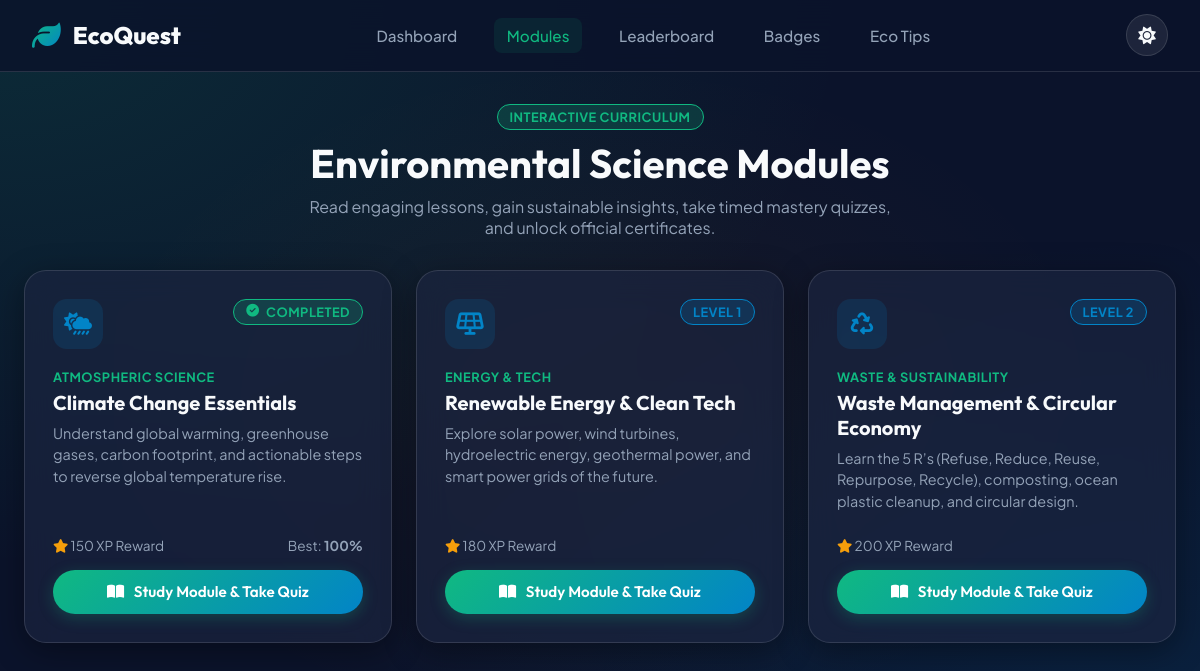
The page /modules (signed in) on the database its author committed.
### tables this page shows
CREATE TABLE modules (
    id INTEGER PRIMARY KEY AUTOINCREMENT,
    title TEXT NOT NULL,
    category TEXT NOT NULL,
    description TEXT NOT NULL,
    image_icon TEXT DEFAULT 'fa-leaf',
    level_required INTEGER DEFAULT 1,
    xp_reward INTEGER DEFAULT 100,
    order_num INTEGER DEFAULT 1,
    created_at TIMESTAMP DEFAULT CURRENT_TIMESTAMP
);

### app.py (the view)
@app.route('/modules')
@login_required
def modules():
    db = get_db()
    user_id = session['user_id']
    modules_list = db.execute("SELECT * FROM modules ORDER BY order_num ASC").fetchall()
    modules_with_progress = []
    for mod in modules_list:
        quiz = db.execute("SELECT id FROM quizzes WHERE module_id = ?", (mod['id'],)).fetchone()
        quiz_id = quiz['id'] if quiz else None
        passed = False
        best_score = 0
        if quiz_id:
            res = db.execute("""
                SELECT MAX(percentage) as best, MAX(passed) as is_passed
                FROM quiz_results WHERE user_id = ? AND quiz_id = ?
            """, (user_id, quiz_id)).fetchone()
            if res and res['best'] is not None:
                best_score = int(res['best'])
                passed = bool(res['is_passed'])
        modules_with_progress.append({
            'module': mod,
            'quiz_id': quiz_id,
            'best_score': best_score,
            'passed': passed
        })
    return render_template('modules.html', modules=modules_with_progress)

### app.py (called while the page is built)
def get_db():
    if 'db' not in g:
        g.db = sqlite3.connect(DATABASE_PATH)
        g.db.row_factory = sqlite3.Row
    return g.db

def login_required(f):
    @wraps(f)
    def decorated_function(*args, **kwargs):
        if 'user_id' not in session:
            flash('Please log in to access this feature.', 'warning')
            return redirect(url_for('login'))
        return f(*args, **kwargs)
    return decorated_function

@app.context_processor
def inject_user():
    if 'user_id' in session:
        db = get_db()
        user = db.execute("SELECT * FROM users WHERE id = ?", (session['user_id'],)).fetchone()
        return dict(current_user=user)
    return dict(current_user=None)

### templates/modules.html (shortened to what this page needs)
<!DOCTYPE html>
<html lang="en" data-theme="dark">
<head>
    <link rel="stylesheet" href="https://cdnjs.cloudflare.com/ajax/libs/font-awesome/6.5.1/css/all.min.css">
    <link rel="stylesheet" href="{{ url_for('static', filename='css/style.css') }}">
    <link rel="stylesheet" href="{{ url_for('static', filename='css/dashboard.css') }}">
    <link rel="stylesheet" href="{{ url_for('static', filename='css/responsive.css') }}">
</head>
<body>
    <nav class="navbar">
        <div class="nav-container">
            <a href="{{ url_for('index') }}" class="logo"><i class="fa-solid fa-leaf"></i> EcoQuest</a>
            <ul class="nav-links" id="navLinks">
                <li><a href="{{ url_for('dashboard') }}" class="nav-link">Dashboard</a></li>
                <li><a href="{{ url_for('modules') }}" class="nav-link active">Modules</a></li>
                <li><a href="{{ url_for('leaderboard') }}" class="nav-link">Leaderboard</a></li>
                <li><a href="{{ url_for('badges') }}" class="nav-link">Badges</a></li>
                <li><a href="{{ url_for('eco_tips') }}" class="nav-link">Eco Tips</a></li>
            </ul>
            <div class="nav-actions">
                <button class="theme-toggle-btn" id="themeToggleBtn"><i class="fa-solid fa-sun" id="themeIcon"></i></button>
            </div>
        </div>
    </nav>
    <main class="main-wrapper">
        <div style="margin-bottom: 2rem; text-align: center;">
            <span class="badge-pill badge-emerald">Interactive Curriculum</span>
            <h1 style="font-size: 2.5rem; margin-top: 0.5rem;">Environmental Science Modules</h1>
            <p style="color: var(--text-secondary); max-width: 600px; margin: 0.5rem auto 0;">
                Read engaging lessons, gain sustainable insights, take timed mastery quizzes, and unlock official certificates.
            </p>
        </div>
        <div class="module-grid">
            {% for item in modules %}
                {% set mod = item.module %}
                <div class="glass-card module-card">
                    <div>
                        <div class="module-header">
                            <div class="module-icon">
                                <i class="fa-solid {{ mod.image_icon }}"></i>
                            </div>
                            {% if item.passed %}
                                <span class="badge-pill badge-emerald"><i class="fa-solid fa-circle-check"></i> Completed</span>
                            {% else %}
                                <span class="badge-pill badge-ocean">Level {{ mod.level_required }}</span>
                            {% endif %}
                        </div>
                        <span style="font-size: 0.8rem; font-weight: 700; color: var(--emerald-primary); text-transform: uppercase; letter-spacing: 0.5px;">
                            {{ mod.category }}
                        </span>
                        <h3 class="module-title" style="margin-top: 0.25rem;">{{ mod.title }}</h3>
                        <p class="module-desc">{{ mod.description }}</p>
                    </div>
                    <div>
                        <div style="display: flex; justify-content: space-between; align-items: center; margin-bottom: 1rem; font-size: 0.85rem; color: var(--text-secondary);">
                            <span><i class="fa-solid fa-star" style="color: var(--warning);"></i> {{ mod.xp_reward }} XP Reward</span>
                            <span>
                                {% if item.best_score > 0 %}
                                    Best: <strong>{{ item.best_score }}%</strong>
                                {% endif %}
                            </span>
                        </div>
                        <a href="{{ url_for('module_details', module_id=mod.id) }}" class="btn btn-primary" style="width: 100%;">
                            <i class="fa-solid fa-book-open"></i> Study Module & Take Quiz
                        </a>
                    </div>
                </div>
            {% endfor %}
        </div>
    </main>
</body>
</html>

### static/css/style.css (style rules this page uses)
:root { --bg-primary: #0b132b; --bg-secondary: #1c2541; --bg-card: rgba(28, 37, 65, 0.65); --bg-card-hover: rgba(30, 41, 75, 0.85); --glass-border: rgba(255, 255, 255, 0.12); --glass-shadow: 0 8px 32px 0 rgba(0, 0, 0, 0.37); --text-primary: #f8fafc; --text-secondary: #94a3b8; --text-muted: #64748b; --emerald-primary: #10b981; --emerald-hover: #059669; --ocean-primary: #0284c7; --ocean-hover: #0369a1; --gold-coin: #f59e0b; --flame-orange: #f97316; --accent-gradient: linear-gradient(135deg, #10b981 0%, #0284c7 100%); --gold-gradient: linear-gradient(135deg, #fbbf24 0%, #f59e0b 100%); --flame-gradient: linear-gradient(135deg, #f97316 0%, #ef4444 100%); --accent-glow: rgba(16, 185, 129, 0.25); --success: #10b981; --warning: #f59e0b; --danger: #ef4444; --info: #3b82f6; --radius-sm: 8px; --radius-md: 14px; --radius-lg: 22px; --radius-full: 9999px; --font-heading: 'Outfit', sans-serif; --font-body: 'Plus Jakarta Sans', sans-serif; --transition: all 0.3s cubic-bezier(0.4, 0, 0.2, 1); }
* { margin: 0; padding: 0; box-sizing: border-box; }
body { font-family: var(--font-body); background: var(--bg-primary); background-image: radial-gradient(at 0% 0%, rgba(16, 185, 129, 0.15) 0px, transparent 50%), radial-gradient(at 100% 100%, rgba(2, 132, 199, 0.15) 0px, transparent 50%), radial-gradient(at 50% 50%, rgba(245, 158, 11, 0.05) 0px, transparent 60%); color: var(--text-primary); min-height: 100vh; display: flex; flex-direction: column; overflow-x: hidden; transition: background-color 0.4s ease; }
h1, h2, h3, h4, h5, h6 { font-family: var(--font-heading); font-weight: 700; color: var(--text-primary); line-height: 1.25; }
a { color: var(--emerald-primary); text-decoration: none; transition: var(--transition); }
.glass-card { background: var(--bg-card); backdrop-filter: blur(16px); -webkit-backdrop-filter: blur(16px); border: 1px solid var(--glass-border); box-shadow: var(--glass-shadow); border-radius: var(--radius-lg); padding: 1.75rem; transition: var(--transition); }
.btn { display: inline-flex; align-items: center; justify-content: center; gap: 0.6rem; padding: 0.8rem 1.6rem; font-family: var(--font-heading); font-size: 0.95rem; font-weight: 600; border-radius: var(--radius-full); border: none; cursor: pointer; transition: var(--transition); text-decoration: none; }
.btn-primary { background: var(--accent-gradient); color: #ffffff; box-shadow: 0 4px 15px var(--accent-glow); }
.navbar { position: sticky; top: 0; z-index: 1000; background: rgba(11, 19, 43, 0.85); backdrop-filter: blur(20px); -webkit-backdrop-filter: blur(20px); border-bottom: 1px solid var(--glass-border); padding: 0.9rem 2rem; }
.nav-container { max-width: 1280px; margin: 0 auto; display: flex; align-items: center; justify-content: space-between; }
.logo { display: flex; align-items: center; gap: 0.75rem; font-family: var(--font-heading); font-size: 1.5rem; font-weight: 800; color: var(--text-primary); }
.logo i { font-size: 1.8rem; background: var(--accent-gradient); -webkit-background-clip: text; -webkit-text-fill-color: transparent; }
.nav-links { display: flex; align-items: center; gap: 1.5rem; list-style: none; }
.nav-link { color: var(--text-secondary); font-weight: 500; font-size: 0.95rem; padding: 0.5rem 0.8rem; border-radius: var(--radius-sm); transition: var(--transition); }
.nav-link:hover, .nav-link.active { color: var(--emerald-primary); background: rgba(16, 185, 129, 0.1); }
.nav-actions { display: flex; align-items: center; gap: 0.85rem; }
.theme-toggle-btn { background: rgba(255, 255, 255, 0.08); border: 1px solid var(--glass-border); color: var(--text-primary); width: 42px; height: 42px; border-radius: 50%; cursor: pointer; display: flex; align-items: center; justify-content: center; font-size: 1.1rem; transition: var(--transition); }
.badge-pill { padding: 0.25rem 0.75rem; border-radius: var(--radius-full); font-size: 0.8rem; font-weight: 700; text-transform: uppercase; letter-spacing: 0.5px; display: inline-flex; align-items: center; gap: 0.4rem; }
.badge-emerald { background: rgba(16, 185, 129, 0.2); color: var(--emerald-primary); border: 1px solid var(--emerald-primary); }
.badge-ocean { background: rgba(2, 132, 199, 0.2); color: var(--ocean-primary); border: 1px solid var(--ocean-primary); }
.main-wrapper { flex: 1; max-width: 1280px; width: 100%; margin: 0 auto; padding: 2rem 1.5rem; }

### rows shown on the page
modules: category "ATMOSPHERIC SCIENCE", title "Climate Change Essentials", description "Understand global warming, greenhouse gases, carbon footprint, and actionable steps to reverse global temperature rise.", xp_reward "150"
modules: level_required "1", category "ENERGY & TECH", title "Renewable Energy & Clean Tech", description "Explore solar power, wind turbines, hydroelectric energy, geothermal power, and smart power grids of the future.", xp_reward "180"
modules: level_required "2", category "WASTE & SUSTAINABILITY", title "Waste Management & Circular Economy", description "Learn the 5 R’s (Refuse, Reduce, Reuse, Repurpose, Recycle), composting, ocean plastic cleanup, and circular design.", xp_reward "200"

### other values the page prints
{{ item.best_score }} "100"
